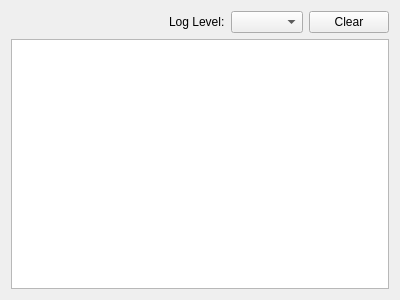
<?xml version="1.0" encoding="UTF-8"?>
<ui version="4.0">
 <class>log_widget</class>
 <widget class="QWidget" name="log_widget">
  <property name="geometry">
   <rect>
    <x>0</x>
    <y>0</y>
    <width>400</width>
    <height>300</height>
   </rect>
  </property>
  <property name="windowTitle">
   <string>Logs</string>
  </property>
  <layout class="QVBoxLayout" name="verticalLayout">
   <item>
    <layout class="QHBoxLayout" name="horizontal_layout">
     <item>
      <spacer name="horizontal_spacer">
       <property name="orientation">
        <enum>Qt::Orientation::Horizontal</enum>
       </property>
       <property name="sizeHint" stdset="0">
        <size>
         <width>40</width>
         <height>20</height>
        </size>
       </property>
      </spacer>
     </item>
     <item>
      <widget class="QLabel" name="level_hint_label">
       <property name="text">
        <string>Log Level:</string>
       </property>
      </widget>
     </item>
     <item>
      <widget class="QComboBox" name="level_combo_box"/>
     </item>
     <item>
      <widget class="QPushButton" name="clear_button">
       <property name="text">
        <string>Clear</string>
       </property>
      </widget>
     </item>
    </layout>
   </item>
   <item>
    <widget class="QListView" name="log_list_view"/>
   </item>
  </layout>
 </widget>
 <resources/>
 <connections/>
</ui>
